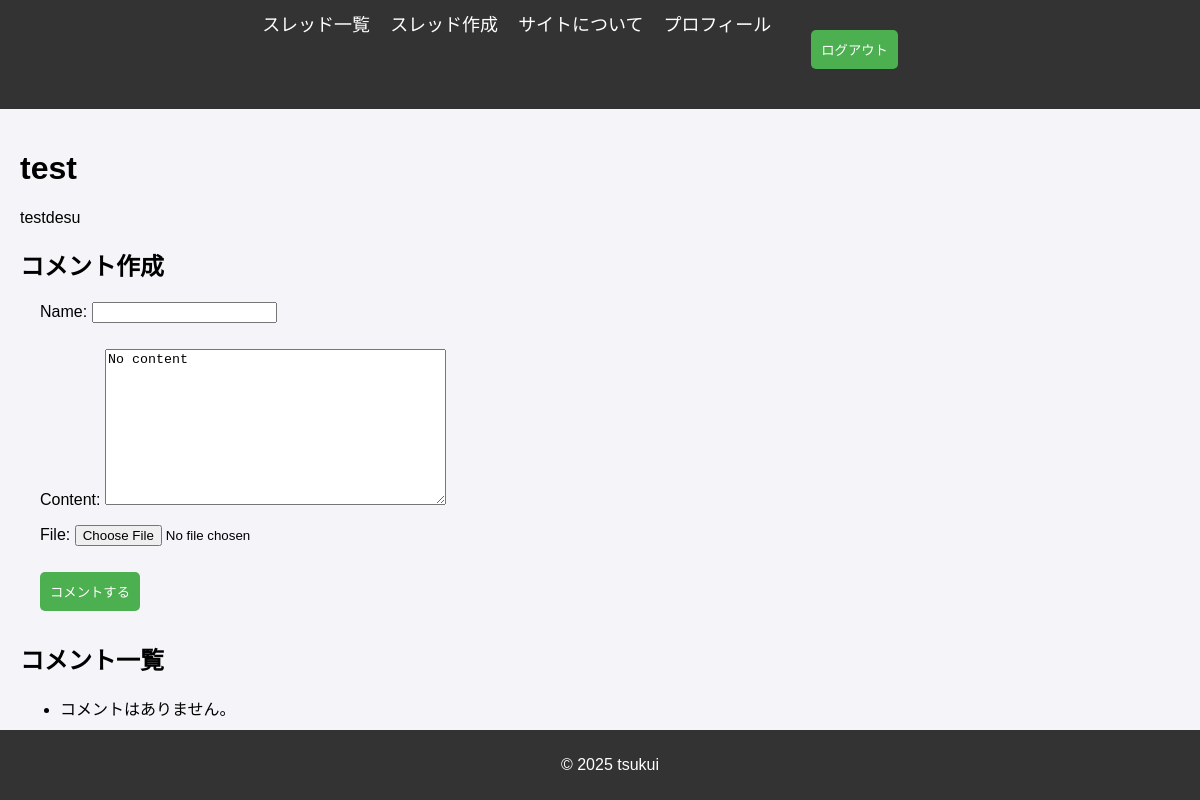
Before: /board_app/thread/1/ (signed in) with the older database file.
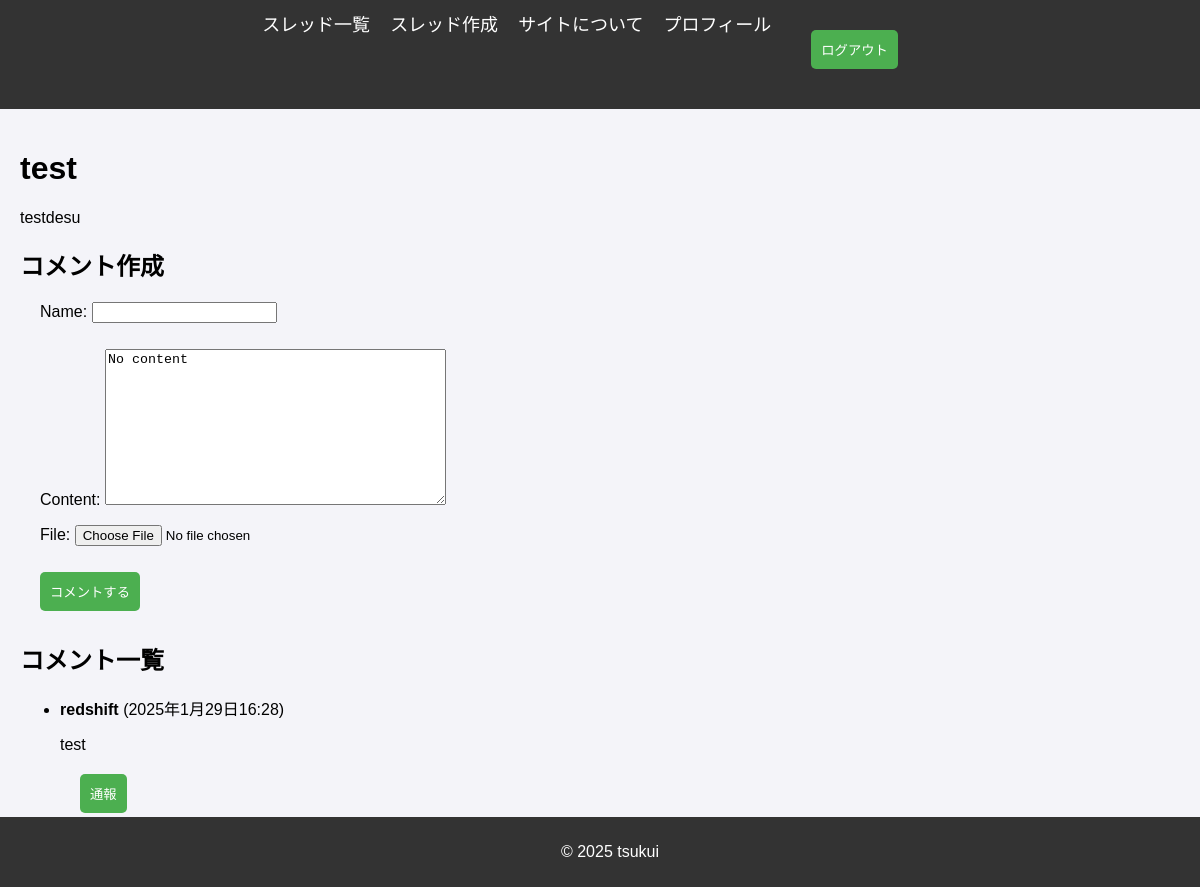
After: the same page with the newer database file.
### board_app/models.py (models this page shows, shortened)
class Thread(models.Model):
    title = models.CharField('スレッドタイトル', max_length=100)
    content = models.TextField(default="No content")
    created_at = models.DateTimeField('作成日時', auto_now_add=True)
    author = models.ForeignKey(User, on_delete=models.CASCADE,default=1)

class Post(models.Model):
    thread = models.ForeignKey(Thread, related_name="posts", on_delete=models.CASCADE)
    content = models.TextField(default="No content")
    created_at = models.DateTimeField(auto_now_add=True)
    author = models.ForeignKey(User, on_delete=models.SET_NULL, null=True, blank=True)
    file = models.FileField(upload_to='uploads/', blank=True, null=True)
    name = models.CharField(max_length=255, blank=True, null=True)

### board_app/views.py (the view)
# urls.py: path('thread/<int:thread_id>/', views.thread_detail, name='thread_detail'),  # スレッド詳細
@login_required  # 投稿はログインユーザーのみ可能
def thread_detail(request, thread_id):
    thread = get_object_or_404(Thread, id=thread_id)
    posts = thread.posts.all()
    if request.method == 'POST':
        form = PostForm(request.POST)
        if form.is_valid():
            post = form.save(commit=False)
            post.thread = thread
            post.author = request.user  # 現在のユーザーを設定
            post.save()
            return redirect('board_app:thread_detail', thread_id=thread.id)
    else:
        form = PostForm()
    return render(request, 'board_app/thread_detail.html', {
        'thread': thread,
        'posts': posts,
        'form': form,
    })

### board_app/views.py
class PostForm(ModelForm):
    class Meta:
        model = Post
        fields = ('name', 'content', 'file')

### board_app/templates/board_app/thread_detail.html (shortened to what this page needs)
{% extends 'base.html' %}
{% block content %}
    <h1>{{ thread.title }}</h1>
    <p>{{ thread.content }}</p>
    <h2>コメント作成</h2>
    <form method="POST">
        {{ form.as_p }}
        <button type="submit">コメントする</button>
    </form>
    <h2>コメント一覧</h2>
    <ul>
        {% for post in posts %}
            <li>
                <strong>{{ post.author.username }}</strong> ({{ post.created_at }})
                <p>{{ post.content }}</p>
                {% if post.id %}
                    <form method="POST" action="{% url 'board_app:report_post' post.id %}">
                        <button type="submit">通報</button>
                    </form>
                {% endif %}
            </li>
        {% empty %}
            <li>コメントはありません。</li>
        {% endfor %}
    </ul>
    <a href="{% url 'board_app:thread_list' %}">スレッド一覧に戻る</a>
{% endblock %}

### board_app/templates/base.html (shortened to what this page needs)
{% load static %}
<!DOCTYPE html>
<html lang="ja">
<head>
    <link rel="stylesheet" href="{% static 'css/style.css' %}">
</head>
<body>
    <header>
        <nav>
            <ul>
                <li><a href="{% url 'board_app:thread_list' %}">スレッド一覧</a></li>
                <li><a href="{% url 'board_app:create_thread' %}">スレッド作成</a></li>
                <li><a href="{% url 'board_app:about' %}">サイトについて</a></li>
                {% if user.is_authenticated %}
                    <li><a href="{% url 'board_app:profile' %}">プロフィール</a></li>
                {% endif %}
                <li>
                    <form method="POST" action="{% url 'logout' %}">
                        <button type="submit">ログアウト</button>
                    </form>
                </li>
            </ul>
        </nav>
    </header>
    <main>
        {% block content %}{% endblock %}
    </main>
    <footer>
        <p>&copy; 2025 tsukui</p>
    </footer>
</body>
</html>

### static/css/style.css (style rules this page uses)
body { font-family: Arial, sans-serif; background-color: #f4f4f9; margin: 0; padding: 0; }
header { background-color: #333; color: #fff; padding: 10px 20px; text-align: center; }
header nav ul { list-style: none; padding: 0; margin: 0; display: flex; justify-content: center; }
header nav ul li { margin-right: 20px; }
header nav ul li a { color: #fff; text-decoration: none; font-size: 18px; }
header nav form { display: inline-block; }
main { padding: 20px; }
footer { background-color: #333; color: #fff; text-align: center; padding: 10px; position: fixed; bottom: 0; width: 100%; }
button { background-color: #007bff; color: white; border: none; padding: 10px 20px; cursor: pointer; border-radius: 5px; }
a { text-decoration: none; color: #007bff; }
form { margin: 20px; }
input, button { margin-bottom: 10px; }
button { background-color: #4CAF50; color: white; padding: 10px; border: none; cursor: pointer; }

Changed rows visible on the page:
added Post: author.username "redshift", created_at "2025年1月29日16:28", content "test", shows "通報"
Other visible differences:
text no longer shown: "コメントはありません。"
